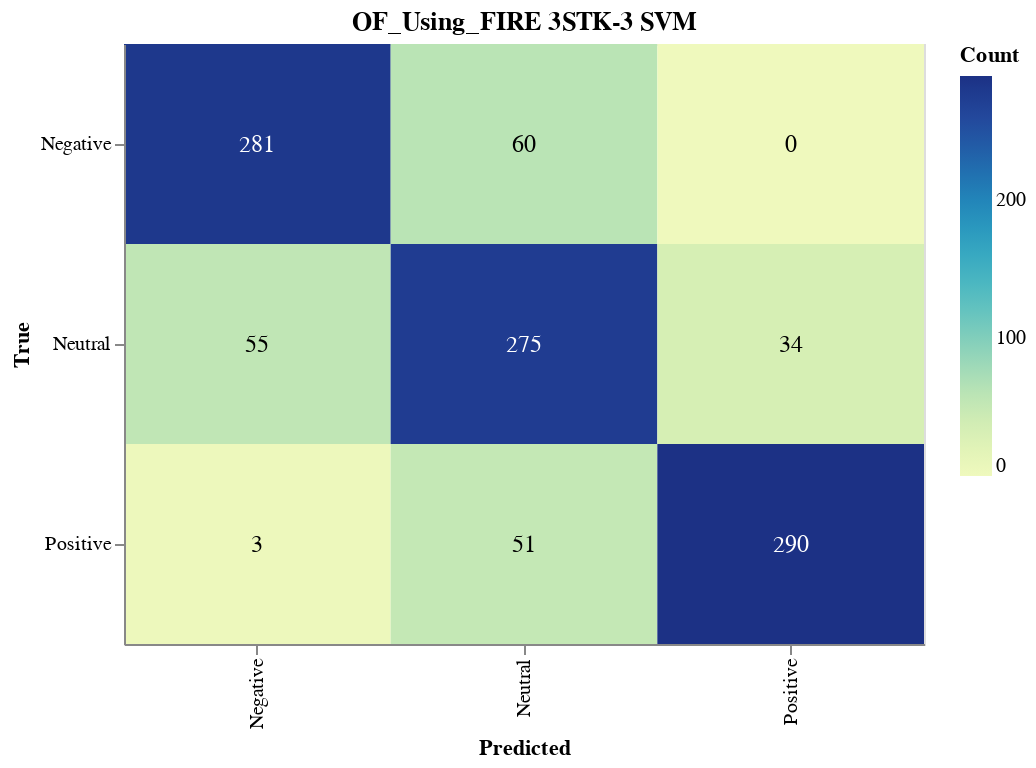

This figure's notebook cell:
### Markdown cell above
#### Save CM

### Code cell
import altair as alt
import altair_saver
import pandas as pd
from sklearn.metrics import confusion_matrix

# Calculate the confusion matrix
cm = confusion_matrix(y_val, svm_validation_predictions)

# Define class names
class_names = ['Negative', 'Neutral', 'Positive']

# Convert confusion matrix to DataFrame
cm_df = pd.DataFrame(cm, index=class_names, columns=class_names).reset_index().melt(id_vars='index')
cm_df.columns = ['True', 'Predicted', 'Count']

# Ensure the order of categories
cm_df['True'] = pd.Categorical(cm_df['True'], categories=class_names, ordered=True)
cm_df['Predicted'] = pd.Categorical(cm_df['Predicted'], categories=class_names, ordered=True)

# Create the Altair plot
heatmap = alt.Chart(cm_df).mark_rect().encode(
    x=alt.X('Predicted:O', sort=class_names),
    y=alt.Y('True:O', sort=class_names),
    color='Count:Q',
    tooltip=['True', 'Predicted', 'Count']
).properties(
    width=400,
    height=300,
    title='OF_Using_FIRE 3STK-3 SVM'
)

# Add text labels
text = heatmap.mark_text(
    align='center',
    baseline='middle',
    fontSize=12
).encode(
    text='Count:Q',
    color=alt.condition(
        alt.datum.Count > cm.max() / 2,
        alt.value('white'),
        alt.value('black')
    )
)

# Combine heatmap and text
final_chart = heatmap + text

# Display the plot
final_chart.show()

### Figure 1 — Vega-Lite specification as saved in the notebook (floating-point values rounded to 4 significant figures)
{"config": {"view": {"continuousWidth": 300, "continuousHeight": 300}}, "layer": [{"mark": {"type": "rect"}, "encoding": {"color": {"field": "Count", "type": "quantitative"}, "tooltip": [{"field": "True", "type": "ordinal"}, {"field": "Predicted", "type": "ordinal"}, {"field": "Count", "type": "quantitative"}], "x": {"field": "Predicted", "sort": ["Negative", "Neutral", "Positive"], "type": "ordinal"}, "y": {"field": "True", "sort": ["Negative", "Neutral", "Positive"], "type": "ordinal"}}, "title": "OF_Using_FIRE 3STK-3 SVM"}, {"mark": {"type": "text", "align": "center", "baseline": "middle", "fontSize": 12}, "encoding": {"color": {"condition": {"test": "(datum.Count > 145.0)", "value": "white"}, "value": "black"}, "text": {"field": "Count", "type": "quantitative"}, "tooltip": [{"field": "True", "type": "ordinal"}, {"field": "Predicted", "type": "ordinal"}, {"field": "Count", "type": "quantitative"}], "x": {"field": "Predicted", "sort": ["Negative", "Neutral", "Positive"], "type": "ordinal"}, "y": {"field": "True", "sort": ["Negative", "Neutral", "Positive"], "type": "ordinal"}}, "title": "OF_Using_FIRE 3STK-3 SVM"}], "data": {"name": "data-56b1eeb3e803619da90b3ad299f01e87"}, "height": 300, "width": 400, "$schema": "https://vega.github.io/schema/vega-lite/v5.17.0.json", "datasets": {"data-56b1eeb3e803619da90b3ad299f01e87": [{"True": "Negative", "Predicted": "Negative", "Count": 281}, {"True": "Neutral", "Predicted": "Negative", "Count": 55}, {"True": "Positive", "Predicted": "Negative", "Count": 3}, {"True": "Negative", "Predicted": "Neutral", "Count": 60}, {"True": "Neutral", "Predicted": "Neutral", "Count": 275}, {"True": "Positive", "Predicted": "Neutral", "Count": 51}, {"True": "Negative", "Predicted": "Positive", "Count": 0}, {"True": "Neutral", "Predicted": "Positive", "Count": 34}, {"True": "Positive", "Predicted": "Positive", "Count": 290}]}}
